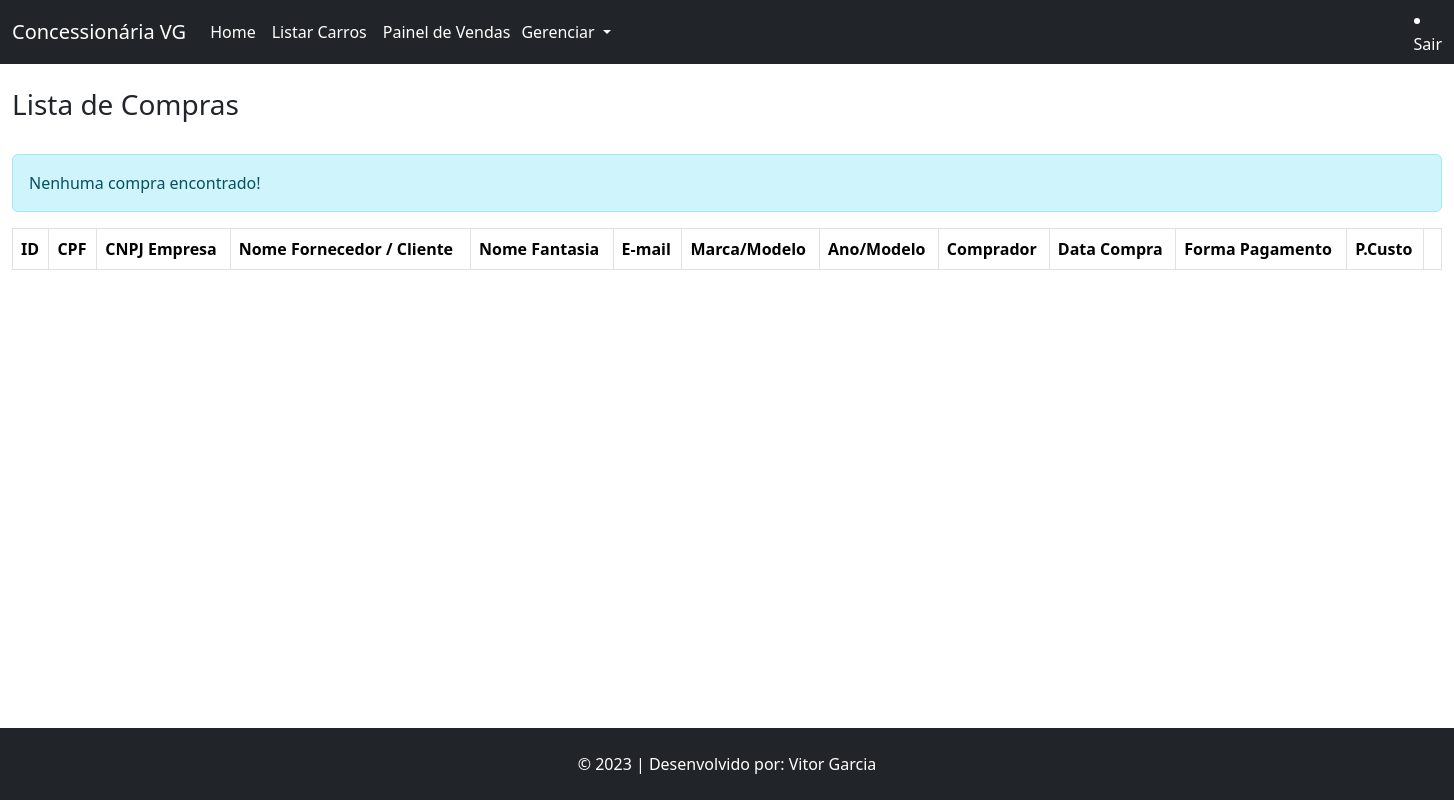
Page /compra/pesquisar (signed in) on the earlier database version.
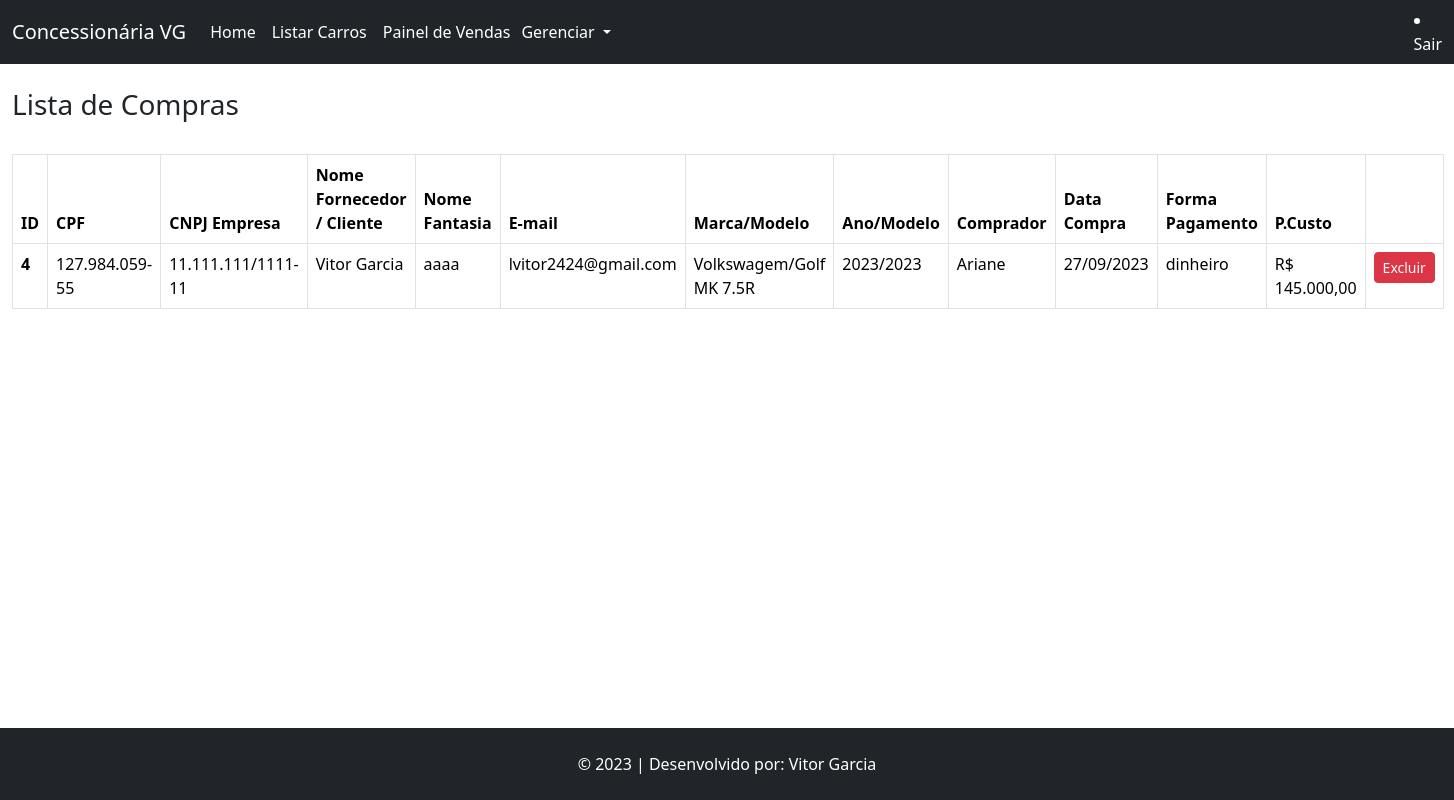
Same page on the later database version.
### tables this page shows
CREATE TABLE `compra` (
  `id` int(11) NOT NULL,
  `id_carro` int(11) NOT NULL,
  `id_fornecedor` int(11) NOT NULL,
  `id_vendedor` int(11) NOT NULL,
  `data_compra` datetime NOT NULL DEFAULT current_timestamp(),
  `preco_custo` decimal(10,2) NOT NULL,
  `tipo_pagamento` varchar(12) NOT NULL
);

CREATE TABLE `fornecedor` (
  `id` int(11) NOT NULL,
  `nome` varchar(100) NOT NULL,
  `telefone` varchar(20) NOT NULL,
  `email` varchar(100) NOT NULL,
  `cpf` char(15) NOT NULL,
  `status` varchar(12) NOT NULL,
  `cep` varchar(10) DEFAULT NULL,
  `uf` varchar(2) DEFAULT NULL,
  `cidade` varchar(255) DEFAULT NULL,
  `bairro` varchar(255) DEFAULT NULL,
  `logradouro` varchar(255) DEFAULT NULL,
  `complemento` varchar(255) DEFAULT NULL,
  `numero` varchar(10) DEFAULT NULL,
  `cnpj` char(20) NOT NULL,
  `email_empresa` varchar(100) NOT NULL,
  `nome_fantasia` varchar(255) NOT NULL
);

CREATE TABLE `marca` (
  `id` int(11) NOT NULL,
  `nome` varchar(100) NOT NULL
);

CREATE TABLE `modelo` (
  `id` int(11) NOT NULL,
  `nome` varchar(100) NOT NULL,
  `id_marca` int(11) NOT NULL
);

CREATE TABLE `carro` (
  `id` int(11) NOT NULL,
  `id_modelo` int(11) NOT NULL,
  `ano_fabricacao` year(4) NOT NULL,
  `cor` varchar(50) NOT NULL,
  `preco_venda` decimal(10,2) NOT NULL,
  `quilometragem` int(11) NOT NULL,
  `modelo_direcao` varchar(50) NOT NULL,
  `modelo_transmissao` varchar(50) NOT NULL,
  `placa` varchar(12) NOT NULL,
  `observacoes` varchar(255) NOT NULL,
  `disponibilidade` varchar(50) NOT NULL,
  `tipo_freio` varchar(15) NOT NULL,
  `motor` varchar(15) NOT NULL,
  `tipo_combustivel` varchar(15) NOT NULL,
  `tipo_tracao` varchar(15) NOT NULL,
  `ano_modelo` year(4) NOT NULL
);

CREATE TABLE `vendedor` (
  `id` int(11) NOT NULL,
  `nome` varchar(100) NOT NULL,
  `telefone` varchar(20) NOT NULL,
  `email` varchar(100) NOT NULL,
  `cpf` char(15) NOT NULL,
  `status` varchar(12) NOT NULL,
  `cep` varchar(10) DEFAULT NULL,
  `uf` varchar(2) DEFAULT NULL,
  `cidade` varchar(255) DEFAULT NULL,
  `bairro` varchar(255) DEFAULT NULL,
  `logradouro` varchar(255) DEFAULT NULL,
  `complemento` varchar(255) DEFAULT NULL,
  `numero` varchar(10) DEFAULT NULL,
  `usuario` varchar(50) NOT NULL,
  `senha` varchar(255) NOT NULL
);

### App/Controllers/Controller.php (called while the page is built, shortened)
<?php
abstract class Controller
{
    private $viewVar;
    public function render($view)
    {
        $viewVar = $this->getViewVar();
        require_once PATH . '/App/Views/layouts/cabecalho.php';
        require_once PATH . '/App/Views/' . $view . '.php';
        require_once PATH . '/App/Views/layouts/rodape.php';
    }
    public function getViewVar()
    {
        return $this->viewVar;
    }
    public function setViewParam($varName, $varValue)
    {
        if ($varName != "" && $varValue != "") {
            $this->viewVar[$varName] = $varValue;
        }
    }
}

### App/Controllers/CompraController.php (called while the page is built, shortened)
<?php
class CompraController extends Controller
{
    public function pesquisar()
    {
        $compraDAO = new CompraDAO();
        self::setViewParam('compra', $compraDAO->listar());
        $this->render('compra/pesquisar');
    }
}

### index.php (called while the page is built, shortened)
<?php
try {
    $app = new App();
    $app->run();
}catch (\Exception $e){
    $oError = new Erro($e);
    $oError->render();
}

### App/Models/DAO/BaseDAO.php (called while the page is built, shortened)
<?php
abstract class BaseDAO
{
    private $conexao;
    public function __construct()
    {
        $this->conexao = Conexao::getConnection();
    }
    public function select($sql)
    {
        if (!empty($sql)) {
            return $this->conexao->query($sql);
        }
    }
}

### App/Lib/Conexao.php (called while the page is built, shortened)
<?php
class Conexao
{
    private static $connection;
    public static function getConnection()
    {
        $pdoConfig = DB_DRIVER . ":" . "host=" . DB_HOST . ";";
        $pdoConfig .= "dbname=" . DB_NAME . ";";
        try {
            if (!isset(self::$connection)) {
                self::$connection = new PDO($pdoConfig, DB_USER, DB_PASSWORD);
                self::$connection->setAttribute(PDO::ATTR_ERRMODE, PDO::ERRMODE_EXCEPTION);
            }
            return self::$connection;
        } catch (PDOException $e) {
            throw new Exception("Erro de conexão com o banco de dados", 500);
        }
    }
}

### App/Models/DAO/CompraDAO.php (called while the page is built, shortened)
<?php
class CompraDAO extends BaseDAO{
    public function listar($id = null){
        if($id){
            $resultado = $this->select(
                "SELECT * FROM compra WHERE id = $id"
            );
            return $resultado->fetchObject(Compra::class);
        } else {
            $resultado = $this->select(
                'SELECT * FROM compra'
            );
            return $resultado->fetchAll(\PDO::FETCH_CLASS, Compra::class);
        }
        return false;
    }
}
?>

### App/Models/Entidades/Compra.php (called while the page is built, shortened)
<?php
class Compra {
    private $id;
    private $id_carro;
    private $id_fornecedor;
    private $id_vendedor;
    private $data_compra;
    private $preco_custo;
    private $tipo_pagamento;
    public function getId() {
        return $this->id;
    }
    public function getId_carro() {
        return $this->id_carro;
    }
    public function getId_fornecedor() {
        return $this->id_fornecedor;
    }
    public function getId_vendedor() {
        return $this->id_vendedor;
    }
    public function getData_compra() {
        return $this->data_compra;
    }
    public function getPreco_custo() {
        return $this->preco_custo;
    }
    public function getTipo_pagamento() {
        return $this->tipo_pagamento;
    }
}
?>

### App/Models/DAO/FornecedorDAO.php (called while the page is built, shortened)
<?php
class FornecedorDAO extends BaseDAO{
    public function listar($id = null){
        if($id){
            $resultado = $this->select(
                "SELECT * FROM fornecedor WHERE id = $id"
            );
            return $resultado->fetchObject(Fornecedor::class);
        } else {
            $resultado = $this->select(
                'SELECT * FROM fornecedor'
            );
            return $resultado->fetchAll(\PDO::FETCH_CLASS, Fornecedor::class);
        }
        return false;
    }
}
?>

### App/Models/Entidades/Fornecedor.php (called while the page is built, shortened)
<?php
class Fornecedor{
     private $nome;
     private $nome_fantasia;
     private $email;
     private $cpf;
     private $cnpj;
   function getNome(){
        return $this->nome;
   }
    function getNome_fantasia(){
        return $this->nome_fantasia;
    }
   public function getEmail(){
        return $this->email;
   }
   public function getCpf(){
         return $this->cpf;
   }
    public function getCnpj(){
        return $this->cnpj;
    }
}
?>

### App/Models/DAO/CarroDAO.php (called while the page is built, shortened)
<?php
class CarroDAO extends BaseDAO{
    public function listar($id = null){
        if($id){
            $resultado = $this->select(
                "SELECT * FROM carro WHERE id = $id"
            );
            return $resultado->fetchObject(Carro::class);
        } else {
            $resultado = $this->select(
                'SELECT * FROM carro'
            );
            return $resultado->fetchAll(\PDO::FETCH_CLASS, Carro::class);
        }
        return false;
    }
}
?>

### App/Models/Entidades/Carro.php (called while the page is built, shortened)
<?php
class Carro{
     private $ano_fabricacao;
     private $ano_modelo;
     function getAno_fabricacao(){
          return $this->ano_fabricacao;
     }
     function getAno_modelo(){
          return $this->ano_modelo;
     }
     private $id_modelo;
     public function getId_modelo(){
          return $this->id_modelo;
     }
}
?>

### App/Models/DAO/ModeloDAO.php (called while the page is built, shortened)
<?php
class ModeloDAO extends BaseDAO{
    public function listar($id = null){
        if($id){
            $resultado = $this->select(
                "SELECT * FROM modelo WHERE id = $id"
            );
            return $resultado->fetchObject(Modelo::class);
        } else {
            $resultado = $this->select(
                'SELECT * FROM modelo'
            );
            return $resultado->fetchAll(\PDO::FETCH_CLASS, Modelo::class);
        }
        return false;
    }
}
?>

### App/Models/Entidades/Modelo.php (called while the page is built, shortened)
<?php
class Modelo{
     private $nome;
     private $id_marca;
     public function getNome(){
          return $this->nome;
     }
   function getId_marca(){
        return $this->id_marca;
   }
}
?>

### App/Models/DAO/MarcaDAO.php (called while the page is built, shortened)
<?php
class MarcaDAO extends BaseDAO{
    public function listar($id = null){
        if($id){
            $resultado = $this->select(
                "SELECT * FROM marca WHERE id = $id"
            );
            return $resultado->fetchObject(Marca::class);
        } else {
            $resultado = $this->select(
                'SELECT * FROM marca'
            );
            return $resultado->fetchAll(\PDO::FETCH_CLASS, Marca::class);
        }
        return false;
    }
}
?>

### App/Models/Entidades/Marca.php (called while the page is built, shortened)
<?php
class Marca{
     private $nome;
   function getNome(){
        return $this->nome;
   }
}
?>

### App/Models/DAO/VendedorDAO.php (called while the page is built, shortened)
<?php
class VendedorDAO extends BaseDAO{
    public function listar($id = null){
        if($id){
            $resultado = $this->select(
                "SELECT * FROM vendedor WHERE id = $id"
            );
            return $resultado->fetchObject(Vendedor::class);
        } else {
            $resultado = $this->select(
                'SELECT * FROM vendedor'
            );
            return $resultado->fetchAll(\PDO::FETCH_CLASS, Vendedor::class);
        }
        return false;
    }
}
?>

### App/Models/Entidades/Vendedor.php (called while the page is built, shortened)
<?php
class Vendedor{
     private $nome;
   function getNome(){
        return $this->nome;
   }
}
?>

### App/Views/compra/pesquisar.php (the view, shortened to what the rows shown need)
<?php
if (isset($_SESSION['login'])) {
?>
<div class="container-fluid">
<br>
<br>
<table class="table table-hover table-bordered">
  <thead>
    <tr>
      <th scope="col">ID</th>
      <th scope="col">CPF</th>
      <th scope="col">CNPJ Empresa</th>
      <th scope="col">Nome Fornecedor / Cliente</th>
      <th scope="col">Nome Fantasia</th>
      <th scope="col">E-mail</th>
      <th scope="col">Marca/Modelo</th>
      <th scope="col">Ano/Modelo</th>
      <th scope="col">Comprador</th>
      <th scope="col">Data Compra</th>
      <th scope="col">Forma Pagamento</th>
      <th scope="col">P.Custo</th>
      <th scope="col"></th>
    </tr>
  </thead>
  <tbody>
<?php if (!count($viewVar['compra'])) { ?>
                <div class="alert alert-info" role="alert">Nenhuma compra encontrado!</div>
            <?php
                }else{
              foreach($viewVar['compra'] as $compra){
                $carroDAO = new CarroDAO();
                $carro = $carroDAO->listar($compra->getId_carro());
                $modeloDAO = new ModeloDAO();
                $modelo = $modeloDAO->listar($carro->getId_modelo());
                $marcaDAO = new MarcaDAO();
                $marca = $marcaDAO->listar($modelo->getId_marca());
                $fornecedorDAO = new FornecedorDAO();
                $fornecedor = $fornecedorDAO->listar($compra->getId_fornecedor());
                $vendedorDAO = new VendedorDAO();
                $vendedor = $vendedorDAO->listar($compra->getId_vendedor());
            ?>
    <tr>
      <th scope="row"><?php echo $compra->getId(); ?></th>
      <td><?php echo $fornecedor->getCpf(); ?></td>
      <td><?php echo $fornecedor->getCnpj(); ?></td>
      <td><?php echo $fornecedor->getNome(); ?></td>
      <td><?php echo $fornecedor->getNome_fantasia(); ?></td>
      <td><?php echo $fornecedor->getEmail(); ?></td>
      <td><?php echo $marca->getNome() . "/" . $modelo->getNome(); ?></td>
      <td><?php echo $carro->getAno_fabricacao() . "/" . $carro->getAno_modelo(); ?></td>
      <td><?php echo $vendedor->getNome(); ?></td>
      <td><?php echo date('d/m/Y', strtotime($compra->getData_compra())) ; ?></td>
      <td><?php echo $compra->getTipo_pagamento(); ?></td>
      <td><?php echo "R$ " . number_format($compra->getPreco_custo(), 2, ',', '.'); ?></td>
      <td>
        <a href="http://<?php echo APP_HOST; ?>/compra/exclusao/<?php echo $compra->getId(); ?>" class="btn btn-danger btn-sm">Excluir</a>
       </td>
    </tr>
    <?php
    }
  }
?>
  </tbody>
</table>
</div>
<?php
    }
?>
<br>

Differences in the rows shown:
added compra: id "4", id_fornecedor.cpf "127.984.059-55", id_fornecedor.cnpj "11.111.111/1111-11", id_fornecedor.nome "Vitor Garcia", id_fornecedor.nome_fantasia "aaaa", id_fornecedor.email "lvitor2424@gmail.com", marca.nome "Volkswagem", modelo.nome "Golf MK 7.5R", id_carro.ano_fabricacao "2023", id_carro.ano_modelo "2023", id_vendedor.nome "Ariane", data_compra "27/09/2023", tipo_pagamento "dinheiro", preco_custo "145.000,00"
Other differences:
text no longer shown: "Nenhuma compra encontrado!"
